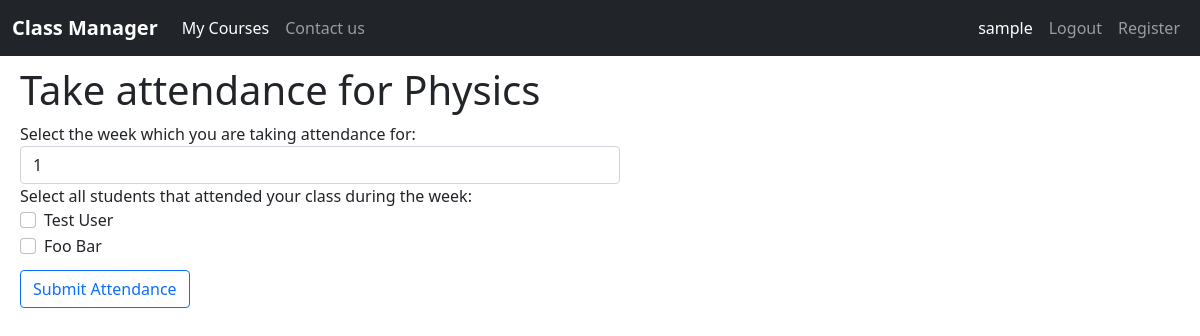
The page /create/attendance/1 (signed in) on the database its author committed.
### classmanager/models.py (models this page shows, shortened)
class User(AbstractUser):
    is_student = models.BooleanField(default=False)
    is_instructor = models.BooleanField(default=False)
    def __str__(self):
        return self.get_full_name()

class Course(models.Model):
    instructor = models.ForeignKey(Instructor, on_delete=models.CASCADE)
    name = models.CharField(max_length=255, blank=False, default=None)
    is_active = models.BooleanField(default=True)
    date_created = models.DateTimeField(auto_now_add=True)
    DEPARTMENTS = [
        ("Math", "Math"), ("English", "English"),
        ("Science", "Science"), ("Technology", "Technology"),
        ("Law", "Law"), ("Art", "Art"),
        ("Business", "Business"), ("Health", "Health")
    ]
    department = models.CharField(max_length=20, choices=DEPARTMENTS, default="Other")
    description = models.TextField(max_length=1000, default=None, blank=True)
    credits = models.PositiveIntegerField(default=2)
    length = models.PositiveIntegerField(default=10)

class Student(models.Model):
    user = models.OneToOneField(User, primary_key=True, on_delete=models.CASCADE)
    date_of_birth = models.DateField(default=date.today)
    MAJORS = [
        ("Math", "Math"), ("English", "English"),
        ("Science", "Science"), ("Technology", "Technology"),
        ("Law", "Law"), ("Art", "Art"),
        ("Business", "Business"), ("Health", "Health")
    ]
    STANDINGS = [
        ("FR", "Freshman"),
        ("SM", "Sophomore"),
        ("JR", "Junior"),
        ("SR", "Senior"),
        ("GR", "Graduate")
    ]
    major = models.CharField(max_length=20, choices=MAJORS, default="Undecided")
    standing = models.CharField(max_length=20, choices=STANDINGS, default="FR")
    credits = models.PositiveIntegerField(default=0)

### classmanager/views.py (the view)
# urls.py: path("create/attendance/<int:course_id>", views.create_attendance, name="create-attendance"),
@login_required
def create_attendance(request, course_id):
    context = {}
    if not instructor_check(request, course_id, "create an attendance", context):
        return render(request, "classmanager/failure.html", context)
    course = Course.objects.get(pk=course_id)
    context["course"] = course
    if request.method == "POST":
        attendance_form = request.POST
        week = int(attendance_form["week"])
        student_ids = []
        for k, v in attendance_form.items():
            if v == "on":
                student_ids.append(k)
        for student_id in student_ids:
            try:
                Attendance.objects.get(student=Student.objects.get(pk=student_id), course=course, week=week)
            except Attendance.DoesNotExist:
                new_attendance = Attendance(student=Student.objects.get(pk=student_id), course=course, week=week)
                new_attendance.save()
        return HttpResponseRedirect(reverse("index"))
    else:
        student_keys = Enrollment.objects.filter(course=course)
        student_list = []
        for key in student_keys:
            student_list.append(Student.objects.get(pk=key.student))
        if len(student_list) < 1:
            context["failure_message"] = "Sorry you cannot take an attendance for an empty class"
            return render(request, "classmanager/failure.html", context)
        else:
            context["weeks"] = range(1, course.length)
            context["students"] = student_list
            return render(request, "classmanager/create_attendance.html", context)

### classmanager/views.py (called while the page is built)
def instructor_check(request, course_id, action, context):
    try:
        course = Course.objects.get(pk=course_id)
    except Course.DoesNotExist:
        context["failure_message"] = "The course you are searching for does not exist"
        return False
    else:
        if not request.user.is_instructor:
            context["failure_message"] = f"Sorry, you don't have the permission to {action} in this course."
            return False
        else:
            course_instructor = course.instructor
            instructor = Instructor.objects.get(pk=request.user)
            if course_instructor != instructor:
                context["failure_message"] = f"Sorry, you don't have the permission to {action} in this " \
                                             "course. "
                return False
        return True

### classmanager/templates/classmanager/create_attendance.html (shortened to what this page needs)
{% extends "classmanager/layout.html" %}
{% block body %}
<h1>Take attendance for {{course.name}}</h1>
<form action="{% url 'create-attendance' course_id=course.id %}" method="post">
  <div class="form-group">
    <label for="week">Select the week which you are taking attendance for:</label>
    <select class="form-control" name="week" id="week">
      {% for week in weeks %}
      <option value={{week}}>{{week}}</option>
      {% endfor %}
    </select>
  </div>
  <label for="students">Select all students that attended your class during the week:</label>
  {% for student in students %}
  <div class="form-check">
    <input class="form-check-input" name="{{ student.user.id }}" type="checkbox" id="{{student.user.id}}">
    <label class="form-check-label" for="{{student.user.id}}">
      {{student.user}}
    </label>
  </div>
  {% endfor %}
  <button class="btn btn-outline-primary" id="submit-attendance" type="submit">Submit Attendance</button>
</form>
{% endblock body %}

### classmanager/templates/classmanager/layout.html (shortened to what this page needs)
{% load static %}
<!DOCTYPE html>
<html lang="en">
<head>
    <link rel="stylesheet" href="{% static 'classmanager/styles.css' %}">
    <link href="https://cdn.jsdelivr.net/npm/bootstrap@5.0.2/dist/css/bootstrap.min.css" rel="stylesheet"
>
</head>
<body>
    <nav class="navbar navbar-expand-lg navbar-dark bg-dark">
        <div class="container-fluid">
            <a class="navbar-brand" href="{% url 'index' %}"><b>Class Manager</b></a>
            <div class="collapse navbar-collapse justify-content-between" id="navbarNavAltMarkup">
                <div class="navbar-nav">
                    {% block left-nav %}
                    {% if user.is_instructor %}
                    <a class="nav-link active" aria-current="page" href="{% url 'view-created-courses' %}">My Courses</a>
                    {% endif %}
                    {% endblock left-nav %}
                    <a class="nav-link" href="{% url 'contact_us' %}">Contact us</a>
                </div>
            </div>
            <div class="collapse navbar-collapse justify-content-end" id="navbarNavAltMarkup">
                <div class="navbar-nav">
                    {% if user.is_authenticated %}
                    <a class="nav-link active" aria-current="page"
                        href="{% url 'view-my-profile' %}">{{user.username}}</a>
                    <a class="nav-link" href="{% url 'logout' %}">Logout</a>
                    {% else %}
                    <a class="nav-link" href="{% url 'login' %}">Login</a>
                    {% endif %}
                    {% block right-nav %}
                    <a class="nav-link" href="{% url 'register' %}">Register</a>
                    {% endblock right-nav %}
                </div>
            </div>
        </div>
    </nav>
    <div class="main-container">
        {% block body%}
        {% endblock body%}
    </div>
</body>
</html>

### classmanager/static/classmanager/styles.css (style rules this page uses)
.main-container { margin: 10px 20px 10px 20px; }
form { max-width: 600px; }
form > button[type="submit"] { margin-top: 10px; }

### rows shown on the page
User: username "sample"
Course: name "Physics"
Student: user "Test User"
Student: user "Foo Bar"

### other values the page prints
form field week "1"
